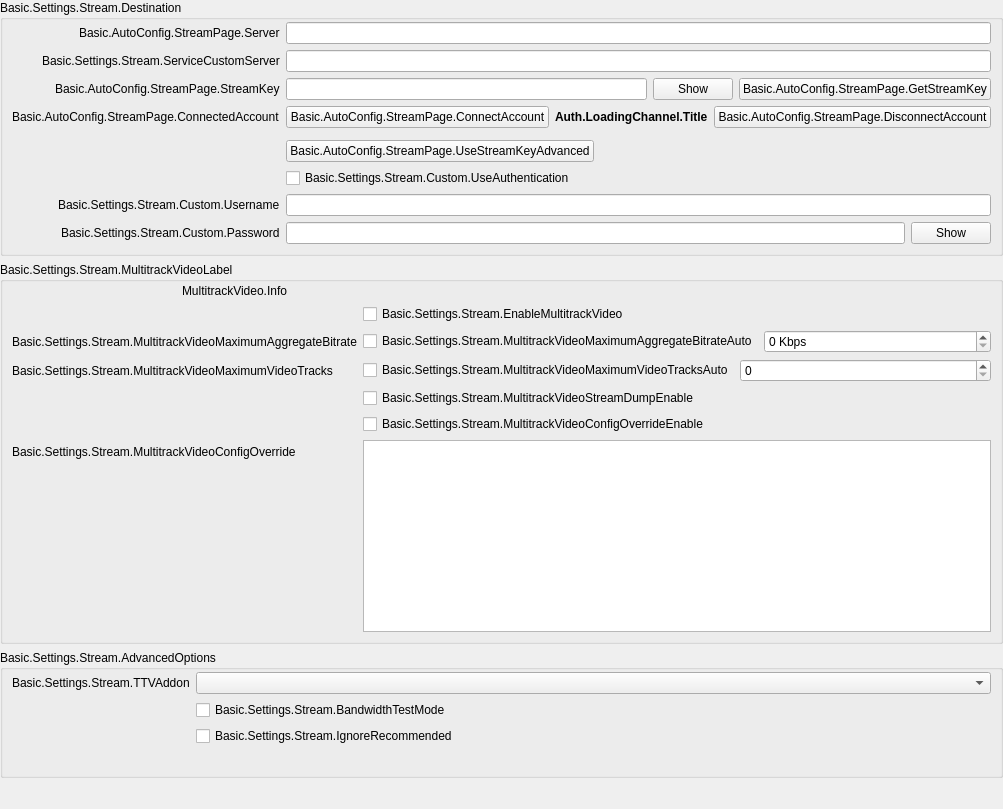
            <widget class="QWidget" name="streamKeyPage">
             <property name="geometry">
              <rect>
               <x>0</x>
               <y>0</y>
               <width>987</width>
               <height>809</height>
              </rect>
             </property>
             <layout class="QVBoxLayout" name="streamkeyPageLayout">
              <property name="leftMargin">
               <number>0</number>
              </property>
              <property name="topMargin">
               <number>0</number>
              </property>
              <property name="rightMargin">
               <number>0</number>
              </property>
              <property name="bottomMargin">
               <number>0</number>
              </property>
              <item>
               <widget class="QGroupBox" name="destinationGroupBox">
                <property name="title">
                 <string>Basic.Settings.Stream.Destination</string>
                </property>
                <layout class="QFormLayout" name="destinationLayout">
                 <property name="fieldGrowthPolicy">
                  <enum>QFormLayout::AllNonFixedFieldsGrow</enum>
                 </property>
                 <property name="labelAlignment">
                  <set>Qt::AlignRight|Qt::AlignTrailing|Qt::AlignVCenter</set>
                 </property>
                 <property name="leftMargin">
                  <number>9</number>
                 </property>
                 <property name="topMargin">
                  <number>2</number>
                 </property>
                 <property name="rightMargin">
                  <number>9</number>
                 </property>
                 <property name="bottomMargin">
                  <number>9</number>
                 </property>
                 <item row="0" column="0">
                  <widget class="QLabel" name="serverLabel">
                   <property name="text">
                    <string>Basic.AutoConfig.StreamPage.Server</string>
                   </property>
                  </widget>
                 </item>
                 <item row="0" column="1">
                  <widget class="QStackedWidget" name="serverStackedWidget">
                   <property name="sizePolicy">
                    <sizepolicy hsizetype="Preferred" vsizetype="Maximum">
                     <horstretch>0</horstretch>
                     <verstretch>0</verstretch>
                    </sizepolicy>
                   </property>
                   <property name="currentIndex">
                    <number>1</number>
                   </property>
                   <widget class="QWidget" name="servicePage">
                    <layout class="QHBoxLayout" name="horizontalLayout_21">
                     <property name="leftMargin">
                      <number>0</number>
                     </property>
                     <property name="topMargin">
                      <number>0</number>
                     </property>
                     <property name="rightMargin">
                      <number>0</number>
                     </property>
                     <property name="bottomMargin">
                      <number>0</number>
                     </property>
                     <item>
                      <widget class="QComboBox" name="server"/>
                     </item>
                    </layout>
                   </widget>
                   <widget class="QWidget" name="customPage">
                    <layout class="QHBoxLayout" name="horizontalLayout_22">
                     <property name="leftMargin">
                      <number>0</number>
                     </property>
                     <property name="topMargin">
                      <number>0</number>
                     </property>
                     <property name="rightMargin">
                      <number>0</number>
                     </property>
                     <property name="bottomMargin">
                      <number>0</number>
                     </property>
                     <item>
                      <widget class="QLineEdit" name="customServer"/>
                     </item>
                    </layout>
                   </widget>
                  </widget>
                 </item>
                 <item row="1" column="0">
                  <widget class="QLabel" name="serviceCustomServerLabel">
                   <property name="text">
                    <string>Basic.Settings.Stream.ServiceCustomServer</string>
                   </property>
                   <property name="buddy">
                    <cstring>serviceCustomServer</cstring>
                   </property>
                  </widget>
                 </item>
                 <item row="1" column="1">
                  <widget class="QLineEdit" name="serviceCustomServer"/>
                 </item>
                 <item row="2" column="0">
                  <widget class="QLabel" name="streamKeyLabel">
                   <property name="text">
                    <string>Basic.AutoConfig.StreamPage.StreamKey</string>
                   </property>
                   <property name="openExternalLinks">
                    <bool>true</bool>
                   </property>
                   <property name="buddy">
                    <cstring>key</cstring>
                   </property>
                  </widget>
                 </item>
                 <item row="2" column="1">
                  <widget class="QFrame" name="streamKeyWidget">
                   <layout class="QHBoxLayout" name="horizontalLayout_11">
                    <property name="leftMargin">
                     <number>0</number>
                    </property>
                    <property name="topMargin">
                     <number>0</number>
                    </property>
                    <property name="rightMargin">
                     <number>0</number>
                    </property>
                    <property name="bottomMargin">
                     <number>0</number>
                    </property>
                    <item>
                     <widget class="QLineEdit" name="key">
                      <property name="inputMask">
                       <string notr="true"/>
                      </property>
                      <property name="text">
                       <string notr="true"/>
                      </property>
                      <property name="echoMode">
                       <enum>QLineEdit::Password</enum>
                      </property>
                     </widget>
                    </item>
                    <item>
                     <widget class="QPushButton" name="show">
                      <property name="text">
                       <string>Show</string>
                      </property>
                     </widget>
                    </item>
                    <item>
                     <widget class="UrlPushButton" name="getStreamKeyButton">
                      <property name="toolTip">
                       <string/>
                      </property>
                      <property name="toolTipDuration">
                       <number>-4</number>
                      </property>
                      <property name="text">
                       <string>Basic.AutoConfig.StreamPage.GetStreamKey</string>
                      </property>
                     </widget>
                    </item>
                   </layout>
                  </widget>
                 </item>
                 <item row="3" column="0">
                  <widget class="QLabel" name="connectedAccountLabel">
                   <property name="text">
                    <string>Basic.AutoConfig.StreamPage.ConnectedAccount</string>
                   </property>
                  </widget>
                 </item>
                 <item row="3" column="1">
                  <layout class="QHBoxLayout" name="horizontalLayout_15">
                   <item>
                    <widget class="QPushButton" name="connectAccount2">
                     <property name="cursor">
                      <cursorShape>PointingHandCursor</cursorShape>
                     </property>
                     <property name="text">
                      <string>Basic.AutoConfig.StreamPage.ConnectAccount</string>
                     </property>
                    </widget>
                   </item>
                   <item>
                    <widget class="QLabel" name="connectedAccountText">
                     <property name="styleSheet">
                      <string notr="true">font-weight: bold</string>
                     </property>
                     <property name="text">
                      <string>Auth.LoadingChannel.Title</string>
                     </property>
                    </widget>
                   </item>
                   <item>
                    <widget class="QPushButton" name="disconnectAccount">
                     <property name="text">
                      <string>Basic.AutoConfig.StreamPage.DisconnectAccount</string>
                     </property>
                    </widget>
                   </item>
                   <item>
                    <spacer name="horizontalSpacer_19">
                     <property name="orientation">
                      <enum>Qt::Horizontal</enum>
                     </property>
                     <property name="sizeHint" stdset="0">
                      <size>
                       <width>40</width>
                       <height>20</height>
                      </size>
                     </property>
                    </spacer>
                   </item>
                  </layout>
                 </item>
                 <item row="4" column="0">
                  <spacer name="horizontalSpacer_18">
                   <property name="orientation">
                    <enum>Qt::Horizontal</enum>
                   </property>
                   <property name="sizeHint" stdset="0">
                    <size>
                     <width>170</width>
                     <height>0</height>
                    </size>
                   </property>
                  </spacer>
                 </item>
                 <item row="5" column="1">
                  <layout class="QHBoxLayout" name="horizontalLayout_28">
                   <item>
                    <widget class="QPushButton" name="useStreamKeyAdv">
                     <property name="text">
                      <string>Basic.AutoConfig.StreamPage.UseStreamKeyAdvanced</string>
                     </property>
                    </widget>
                   </item>
                   <item>
                    <spacer name="horizontalSpacer_28">
                     <property name="orientation">
                      <enum>Qt::Horizontal</enum>
                     </property>
                     <property name="sizeHint" stdset="0">
                      <size>
                       <width>40</width>
                       <height>0</height>
                      </size>
                     </property>
                    </spacer>
                   </item>
                  </layout>
                 </item>
                 <item row="6" column="1">
                  <widget class="QCheckBox" name="useAuth">
                   <property name="text">
                    <string>Basic.Settings.Stream.Custom.UseAuthentication</string>
                   </property>
                  </widget>
                 </item>
                 <item row="7" column="0">
                  <widget class="QLabel" name="authUsernameLabel">
                   <property name="text">
                    <string>Basic.Settings.Stream.Custom.Username</string>
                   </property>
                   <property name="buddy">
                    <cstring>authUsername</cstring>
                   </property>
                  </widget>
                 </item>
                 <item row="7" column="1">
                  <widget class="QLineEdit" name="authUsername"/>
                 </item>
                 <item row="8" column="0">
                  <widget class="QLabel" name="authPwLabel">
                   <property name="text">
                    <string>Basic.Settings.Stream.Custom.Password</string>
                   </property>
                   <property name="buddy">
                    <cstring>authPw</cstring>
                   </property>
                  </widget>
                 </item>
                 <item row="8" column="1">
                  <widget class="QFrame" name="authPwWidget">
                   <layout class="QHBoxLayout" name="horizontalLayout_25">
                    <property name="leftMargin">
                     <number>0</number>
                    </property>
                    <property name="topMargin">
                     <number>0</number>
                    </property>
                    <property name="rightMargin">
                     <number>0</number>
                    </property>
                    <property name="bottomMargin">
                     <number>0</number>
                    </property>
                    <item>
                     <widget class="QLineEdit" name="authPw">
                      <property name="echoMode">
                       <enum>QLineEdit::Password</enum>
                      </property>
                     </widget>
                    </item>
                    <item>
                     <widget class="QPushButton" name="authPwShow">
                      <property name="text">
                       <string>Show</string>
                      </property>
                     </widget>
                    </item>
                   </layout>
                  </widget>
                 </item>
                </layout>
               </widget>
              </item>
              <item>
               <widget class="QGroupBox" name="multitrackVideoGroupBox">
                <property name="title">
                 <string>Basic.Settings.Stream.MultitrackVideoLabel</string>
                </property>
                <layout class="QVBoxLayout" name="verticalLayout_34">
                 <property name="leftMargin">
                  <number>9</number>
                 </property>
                 <property name="topMargin">
                  <number>2</number>
                 </property>
                 <property name="rightMargin">
                  <number>9</number>
                 </property>
                 <property name="bottomMargin">
                  <number>9</number>
                 </property>
                 <item>
                  <layout class="QHBoxLayout" name="horizontalLayout_12">
                   <item>
                    <spacer name="horizontalSpacer_31">
                     <property name="orientation">
                      <enum>Qt::Horizontal</enum>
                     </property>
                     <property name="sizeType">
                      <enum>QSizePolicy::Fixed</enum>
                     </property>
                     <property name="sizeHint" stdset="0">
                      <size>
                       <width>170</width>
                       <height>10</height>
                      </size>
                     </property>
                    </spacer>
                   </item>
                   <item>
                    <widget class="QLabel" name="multitrackVideoInfo">
                     <property name="text">
                      <string>MultitrackVideo.Info</string>
                     </property>
                     <property name="textFormat">
                      <enum>Qt::RichText</enum>
                     </property>
                     <property name="wordWrap">
                      <bool>true</bool>
                     </property>
                     <property name="openExternalLinks">
                      <bool>true</bool>
                     </property>
                    </widget>
                   </item>
                  </layout>
                 </item>
                 <item>
                  <layout class="QFormLayout" name="formLayout_27">
                   <item row="1" column="0">
                    <widget class="QLabel" name="multitrackVideoMaximumAggregateBitrateLabel">
                     <property name="text">
                      <string>Basic.Settings.Stream.MultitrackVideoMaximumAggregateBitrate</string>
                     </property>
                    </widget>
                   </item>
                   <item row="1" column="1">
                    <layout class="QHBoxLayout" name="horizontalLayout_31" stretch="0,0">
                     <item>
                      <widget class="QCheckBox" name="multitrackVideoMaximumAggregateBitrateAuto">
                       <property name="text">
                        <string>Basic.Settings.Stream.MultitrackVideoMaximumAggregateBitrateAuto</string>
                       </property>
                      </widget>
                     </item>
                     <item>
                      <widget class="QSpinBox" name="multitrackVideoMaximumAggregateBitrate">
                       <property name="sizePolicy">
                        <sizepolicy hsizetype="MinimumExpanding" vsizetype="Fixed">
                         <horstretch>0</horstretch>
                         <verstretch>0</verstretch>
                        </sizepolicy>
                       </property>
                       <property name="suffix">
                        <string notr="true"> Kbps</string>
                       </property>
                       <property name="minimum">
                        <number>0</number>
                       </property>
                       <property name="maximum">
                        <number>1000000</number>
                       </property>
                       <property name="singleStep">
                        <number>50</number>
                       </property>
                       <property name="value">
                        <number>0</number>
                       </property>
                      </widget>
                     </item>
                    </layout>
                   </item>
                   <item row="2" column="0">
                    <widget class="QLabel" name="multitrackVideoMaximumVideoTracksLabel">
                     <property name="text">
                      <string>Basic.Settings.Stream.MultitrackVideoMaximumVideoTracks</string>
                     </property>
                    </widget>
                   </item>
                   <item row="2" column="1">
                    <layout class="QHBoxLayout" name="horizontalLayout_32" stretch="0,0">
                     <item>
                      <widget class="QCheckBox" name="multitrackVideoMaximumVideoTracksAuto">
                       <property name="sizePolicy">
                        <sizepolicy hsizetype="Minimum" vsizetype="Fixed">
                         <horstretch>0</horstretch>
                         <verstretch>0</verstretch>
                        </sizepolicy>
                       </property>
                       <property name="text">
                        <string>Basic.Settings.Stream.MultitrackVideoMaximumVideoTracksAuto</string>
                       </property>
                      </widget>
                     </item>
                     <item>
                      <widget class="QSpinBox" name="multitrackVideoMaximumVideoTracks">
                       <property name="sizePolicy">
                        <sizepolicy hsizetype="MinimumExpanding" vsizetype="Fixed">
                         <horstretch>0</horstretch>
                         <verstretch>0</verstretch>
                        </sizepolicy>
                       </property>
                       <property name="minimum">
                        <number>0</number>
                       </property>
                       <property name="maximum">
                        <number>100</number>
                       </property>
                       <property name="value">
                        <number>0</number>
                       </property>
                      </widget>
                     </item>
                    </layout>
                   </item>
                   <item row="3" column="0">
                    <spacer name="horizontalSpacer_32">
                     <property name="orientation">
                      <enum>Qt::Horizontal</enum>
                     </property>
                     <property name="sizeType">
                      <enum>QSizePolicy::Fixed</enum>
                     </property>
                     <property name="sizeHint" stdset="0">
                      <size>
                       <width>170</width>
                       <height>10</height>
                      </size>
                     </property>
                    </spacer>
                   </item>
                   <item row="3" column="1">
                    <widget class="QCheckBox" name="multitrackVideoStreamDumpEnable">
                     <property name="text">
                      <string>Basic.Settings.Stream.MultitrackVideoStreamDumpEnable</string>
                     </property>
                    </widget>
                   </item>
                   <item row="4" column="1">
                    <widget class="QCheckBox" name="multitrackVideoConfigOverrideEnable">
                     <property name="text">
                      <string>Basic.Settings.Stream.MultitrackVideoConfigOverrideEnable</string>
                     </property>
                    </widget>
                   </item>
                   <item row="5" column="0">
                    <widget class="QLabel" name="multitrackVideoConfigOverrideLabel">
                     <property name="text">
                      <string>Basic.Settings.Stream.MultitrackVideoConfigOverride</string>
                     </property>
                    </widget>
                   </item>
                   <item row="5" column="1">
                    <widget class="QPlainTextEdit" name="multitrackVideoConfigOverride">
                     <property name="sizePolicy">
                      <sizepolicy hsizetype="Expanding" vsizetype="Expanding">
                       <horstretch>0</horstretch>
                       <verstretch>0</verstretch>
                      </sizepolicy>
                     </property>
                    </widget>
                   </item>
                   <item row="0" column="1">
                    <widget class="QCheckBox" name="enableMultitrackVideo">
                     <property name="text">
                      <string>Basic.Settings.Stream.EnableMultitrackVideo</string>
                     </property>
                    </widget>
                   </item>
                   <item row="0" column="0">
                    <spacer name="horizontalSpacer_30">
                     <property name="orientation">
                      <enum>Qt::Horizontal</enum>
                     </property>
                     <property name="sizeType">
                      <enum>QSizePolicy::Fixed</enum>
                     </property>
                     <property name="sizeHint" stdset="0">
                      <size>
                       <width>170</width>
                       <height>10</height>
                      </size>
                     </property>
                    </spacer>
                   </item>
                  </layout>
                 </item>
                </layout>
               </widget>
              </item>
              <item>
               <widget class="QGroupBox" name="serviceAdvancedOptionsGroupBox">
                <property name="title">
                 <string>Basic.Settings.Stream.AdvancedOptions</string>
                </property>
                <layout class="QFormLayout" name="serviceAdvancedOptionsLayout">
                 <property name="fieldGrowthPolicy">
                  <enum>QFormLayout::AllNonFixedFieldsGrow</enum>
                 </property>
                 <property name="labelAlignment">
                  <set>Qt::AlignRight|Qt::AlignTrailing|Qt::AlignVCenter</set>
                 </property>
                 <property name="leftMargin">
                  <number>9</number>
                 </property>
                 <property name="topMargin">
                  <number>2</number>
                 </property>
                 <property name="rightMargin">
                  <number>9</number>
                 </property>
                 <property name="bottomMargin">
                  <number>9</number>
                 </property>
                 <item row="0" column="0">
                  <widget class="QLabel" name="twitchAddonLabel">
                   <property name="text">
                    <string>Basic.Settings.Stream.TTVAddon</string>
                   </property>
                   <property name="buddy">
                    <cstring>twitchAddonDropdown</cstring>
                   </property>
                  </widget>
                 </item>
                 <item row="0" column="1">
                  <widget class="QComboBox" name="twitchAddonDropdown"/>
                 </item>
                 <item row="1" column="0">
                  <spacer name="horizontalSpacer_18_1">
                   <property name="orientation">
                    <enum>Qt::Horizontal</enum>
                   </property>
                   <property name="sizeHint" stdset="0">
                    <size>
                     <width>170</width>
                     <height>0</height>
                    </size>
                   </property>
                  </spacer>
                 </item>
                 <item row="1" column="1">
                  <widget class="QCheckBox" name="bandwidthTestEnable">
                   <property name="text">
                    <string>Basic.Settings.Stream.BandwidthTestMode</string>
                   </property>
                  </widget>
                 </item>
                 <item row="2" column="1">
                  <widget class="QCheckBox" name="ignoreRecommended">
                   <property name="text">
                    <string>Basic.Settings.Stream.IgnoreRecommended</string>
                   </property>
                  </widget>
                 </item>
                 <item row="3" column="1">
                  <widget class="QLabel" name="enforceSettingsLabel">
                   <property name="text">
                    <string notr="true"/>
                   </property>
                   <property name="textFormat">
                    <enum>Qt::RichText</enum>
                   </property>
                   <property name="openExternalLinks">
                    <bool>true</bool>
                   </property>
                  </widget>
                 </item>
                </layout>
               </widget>
              </item>
              <item>
               <spacer name="verticalSpacer_12">
                <property name="orientation">
                 <enum>Qt::Vertical</enum>
                </property>
                <property name="sizeHint" stdset="0">
                 <size>
                  <width>20</width>
                  <height>0</height>
                 </size>
                </property>
               </spacer>
              </item>
             </layout>
            </widget>
